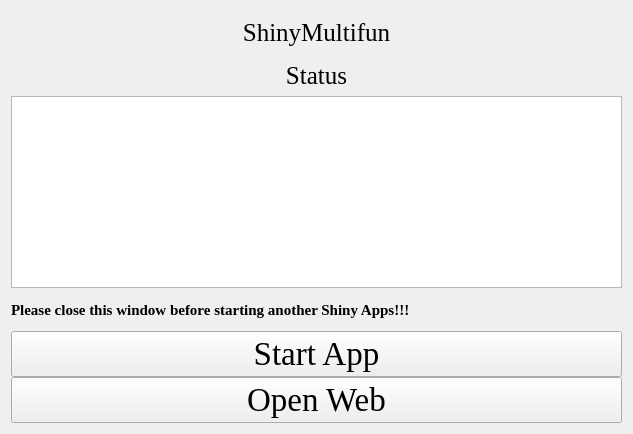
<?xml version="1.0" encoding="UTF-8"?>
<ui version="4.0">
 <class>Form</class>
 <widget class="QWidget" name="Form">
  <property name="geometry">
   <rect>
    <x>0</x>
    <y>0</y>
    <width>633</width>
    <height>434</height>
   </rect>
  </property>
  <property name="windowTitle">
   <string>Form</string>
  </property>
  <property name="styleSheet">
   <string notr="true">background-image: url(D:/tools/Pycharm/pyqt/logo/green_back.png);</string>
  </property>
  <layout class="QGridLayout" name="gridLayout_4">
   <property name="verticalSpacing">
    <number>0</number>
   </property>
   <item row="0" column="0">
    <layout class="QGridLayout" name="gridLayout_5">
     <property name="verticalSpacing">
      <number>0</number>
     </property>
     <item row="0" column="0" colspan="3">
      <widget class="QLabel" name="label">
       <property name="font">
        <font>
         <family>Times New Roman</family>
         <pointsize>19</pointsize>
        </font>
       </property>
       <property name="text">
        <string>ShinyMultifun</string>
       </property>
       <property name="alignment">
        <set>Qt::AlignCenter</set>
       </property>
      </widget>
     </item>
     <item row="3" column="0" colspan="3">
      <widget class="QLabel" name="label_4">
       <property name="font">
        <font>
         <family>Times New Roman</family>
         <pointsize>19</pointsize>
        </font>
       </property>
       <property name="text">
        <string>Status</string>
       </property>
       <property name="alignment">
        <set>Qt::AlignCenter</set>
       </property>
      </widget>
     </item>
     <item row="5" column="0" rowspan="2" colspan="3">
      <widget class="QTextBrowser" name="textBrowser">
       <property name="styleSheet">
        <string notr="true">background-image: url(D:/Documents/Desktop/white.png)</string>
       </property>
      </widget>
     </item>
     <item row="7" column="0" colspan="3">
      <widget class="QLabel" name="label_3">
       <property name="font">
        <font>
         <family>Times New Roman</family>
         <pointsize>11</pointsize>
         <weight>75</weight>
         <bold>true</bold>
        </font>
       </property>
       <property name="text">
        <string>Please close this window before starting another Shiny Apps!!!</string>
       </property>
      </widget>
     </item>
     <item row="8" column="0" colspan="3">
      <widget class="QPushButton" name="pushButton">
       <property name="font">
        <font>
         <family>Times New Roman</family>
         <pointsize>25</pointsize>
        </font>
       </property>
       <property name="text">
        <string>Start App</string>
       </property>
      </widget>
     </item>
     <item row="9" column="0" colspan="3">
      <widget class="QPushButton" name="pushButton_2">
       <property name="font">
        <font>
         <family>Times New Roman</family>
         <pointsize>25</pointsize>
        </font>
       </property>
       <property name="text">
        <string>Open Web</string>
       </property>
      </widget>
     </item>
    </layout>
   </item>
  </layout>
 </widget>
 <resources/>
 <connections/>
</ui>
